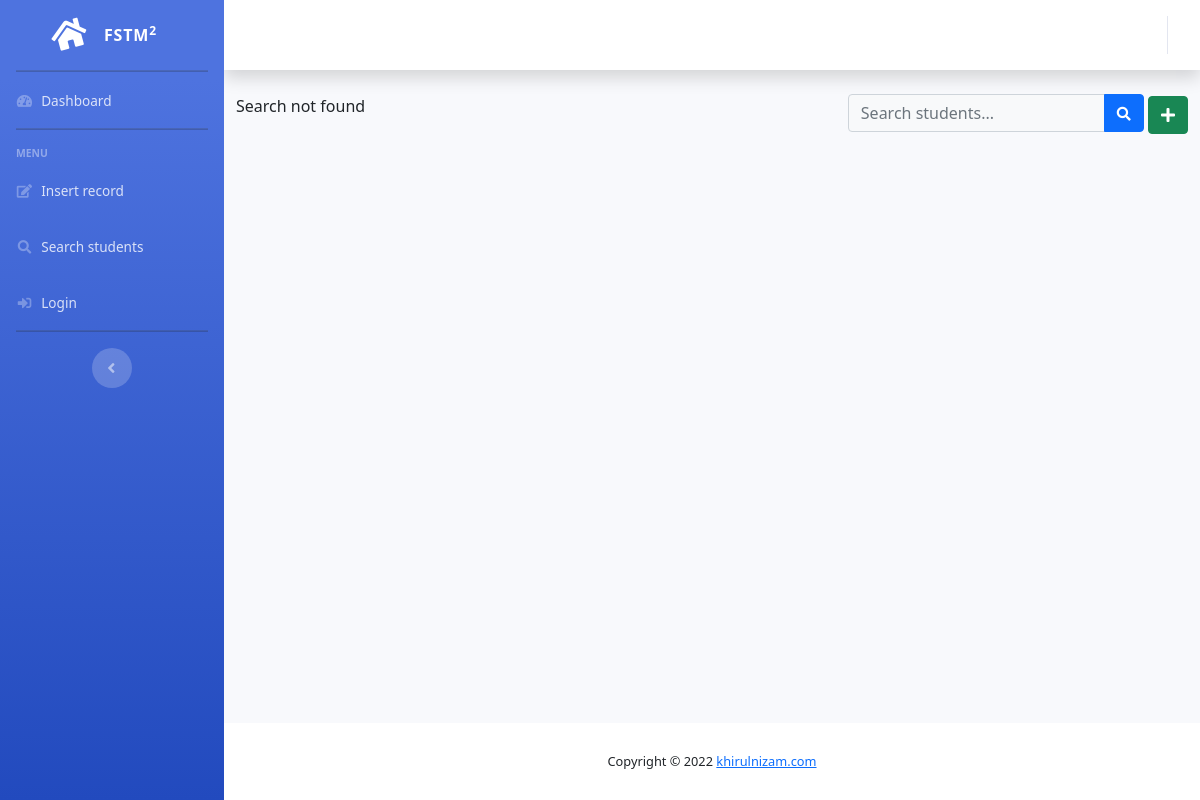
The app's page /search-admin.php, older data.
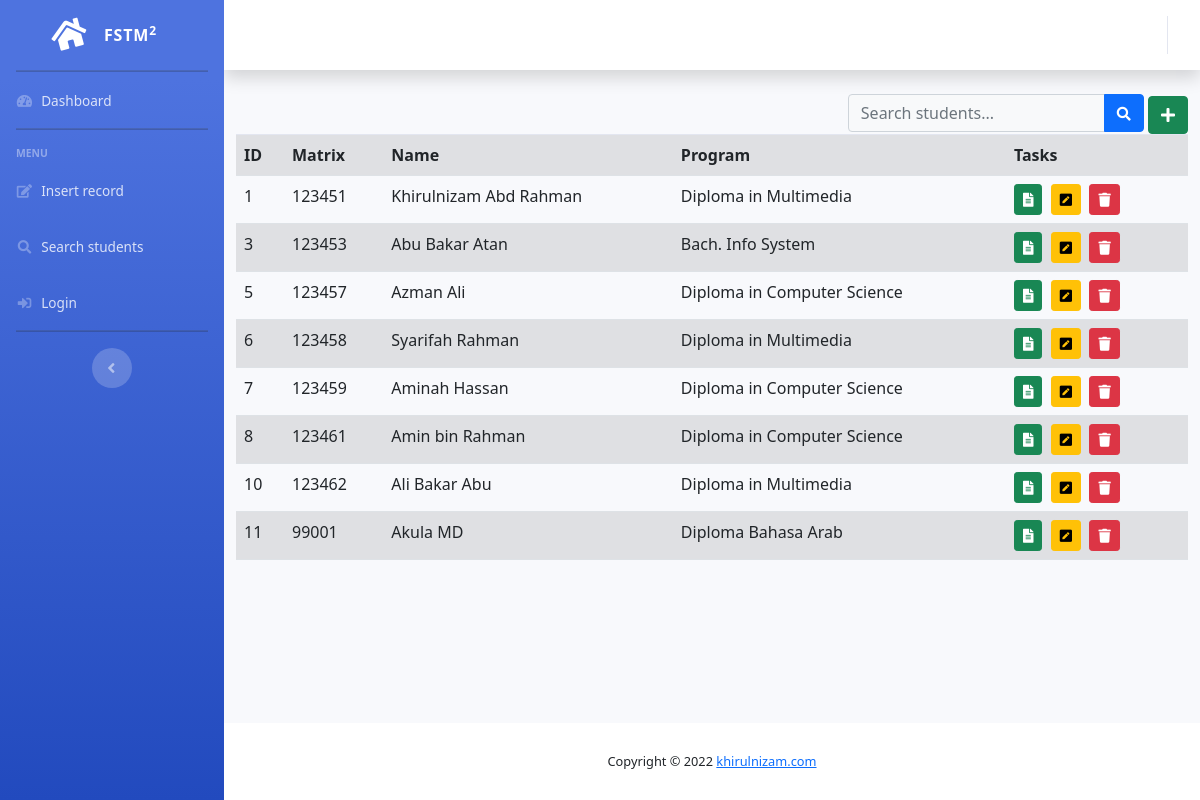
The same page, newer data.
### tables this page shows
CREATE TABLE IF NOT EXISTS `students` (
  `id` int(11) unsigned NOT NULL AUTO_INCREMENT,
  `matrixno` varchar(10) NOT NULL,
  `name` varchar(50) DEFAULT NULL,
  `address` blob,
  `dob` date DEFAULT NULL,
  `programcode` varchar(6) DEFAULT NULL,
  `rshortcourses` varchar(255) DEFAULT NULL,
  `codefaculty` varchar(50) DEFAULT NULL,
  PRIMARY KEY (`matrixno`),
  KEY `id` (`id`)
);

CREATE TABLE IF NOT EXISTS `programs` (
  `id` int(11) NOT NULL AUTO_INCREMENT,
  `programcode` varchar(6) NOT NULL DEFAULT '0',
  `programname` varchar(50) NOT NULL DEFAULT '0',
  `codefaculty` varchar(50) DEFAULT NULL,
  PRIMARY KEY (`id`)
);

### search-admin.php (the view, shortened to what this page needs)
<?php
	include "include/header.template.php";
?>
<div class="float-right">
          <form class="d-none d-sm-inline-block form-inline mr-auto ml-md-3 my-2 my-md-0 mw-100 navbar-search"
          method="get" action="">
            <div class="input-group">
              <input type="text" name="keyword"
              class="form-control bg-light border-1 small" placeholder="Search students..." aria-label="Search" aria-describedby="basic-addon2">
              <div class="input-group-append">
                <button class="btn btn-primary" type="submit">
                  <i class="fas fa-search fa-sm"></i>
                </button>
              </div>
            </div>
          </form>
          <button href="forminsert.php" class="btn btn-success"
          	 title="Add new student">
          	<i class="fas fa-plus"></i>
          </button>
</div>
<?php
include "include/dbconnect.php";
if(isset($_GET['keyword'])){
	$keyword=$_GET['keyword'];
	$sql = "SELECT students.id, matrixno, name, address,
			students.programcode, programname
				FROM students
				INNER JOIN programs
				ON students.programcode = programs.programcode
				WHERE name LIKE '%$keyword%'
				ORDER BY matrixno ASC";
}
else{
	$sql = "SELECT students.id, matrixno, name, address,
		students.programcode, programname
		FROM students
		INNER JOIN programs
		ON students.programcode = programs.programcode
		ORDER BY matrixno ASC";
}
$result = mysqli_query($conn, $sql);
if (mysqli_num_rows($result) > 0) {
    ?>
	<table class="table table-striped">
		<tr>
			<th>ID</th>
			<th>Matrix</th>
			<th>Name</th>
			<th>Program</th>
			<th>Tasks</th>
		</tr>
	<?php
    while($row = mysqli_fetch_assoc($result)) {
    	$id=$row['id'];
    	echo "<tr>";
        echo "<td> $id </td>";
        echo "<td> ".$row['matrixno'] ."</td>";
        echo "<td> ".$row['name'] ."</td>";
        echo "<td> ".$row['programname'] ."</td>";
        echo "<td> ";
        echo "<a href='formshow.php?x=$id' ".
    			"class='btn btn-success btn-sm'>".
    			"<i class='fas fa-file-alt'></i>".
    			"</a> &nbsp;";
        echo "<a href='formupdate.php?x=$id' ".
    			"class='btn btn-warning btn-sm'>".
    			"<i class='fas fa-pen-square'></i>".
    			"</a> &nbsp;";
        echo "<button class='btn btn-danger btn-sm'".
        		"onclick='confirmdelete($id)'>".
    			"<i class='fas fa-trash'></i>".
    			"</button> &nbsp;";
        echo "</td></tr>\n";
    }
    ?>
	</table>
    <?php
}
else {
    echo "Search not found";
}
?>
<?php
	include "include/footer.template.php";
?>

### include/header.template.php (shortened to what this page needs)
<!DOCTYPE html>
<html lang="en">
<head>
  <link href="vendor/fontawesome-free/css/all.min.css" rel="stylesheet" type="text/css">
  <link href="css/sb-admin-2.min.css" rel="stylesheet">
  <link rel="stylesheet" href="https://cdn.jsdelivr.net/npm/bootstrap@5.1.1/dist/css/bootstrap.min.css">
  <link href="https://cdn.jsdelivr.net/gh/kartik-v/bootstrap-star-rating@4.1.1/css/star-rating.min.css" media="all" rel="stylesheet" type="text/css" />
  <link href="https://cdn.jsdelivr.net/gh/kartik-v/bootstrap-star-rating@4.1.1/themes/krajee-svg/theme.css" media="all" rel="stylesheet" type="text/css" />
</head>
<body id="page-top">
  <div id="wrapper">
    <ul class="navbar-nav bg-gradient-primary sidebar sidebar-dark accordion" id="accordionSidebar">
      <a class="sidebar-brand d-flex align-items-center justify-content-center" href="index.html">
        <div class="sidebar-brand-icon rotate-n-15">
          <i class="fas fa-home"></i>
        </div>
        <div class="sidebar-brand-text mx-3">FSTM<sup>2</sup></div>
      </a>
      <hr class="sidebar-divider my-0">
      <li class="nav-item">
        <a class="nav-link" href="index.php">
          <i class="fas fa-fw fa-tachometer-alt"></i>
          <span>Dashboard</span></a>
      </li>
      <hr class="sidebar-divider">
      <div class="sidebar-heading">
        Menu
      </div>
      <li class="nav-item">
        <a class="nav-link" href="forminsert.php">
          <i class="fas fa-fw fa-edit"></i>
          <span>Insert record</span></a>
      </li>
      <li class="nav-item">
        <a class="nav-link" href="search-admin.php">
          <i class="fas fa-fw fa-search"></i>
          <span>Search students</span></a>
      </li>
      <li class="nav-item">
        <?php if(isset($_SESSION['email'])){
          echo "<a class='nav-link' href='logout.php'>
          <i class='fas fa-fw fa-sign-out-alt'></i>
          <span>Logout</span></a>";
        }
        else{
          echo "<a class='nav-link' href='login.php'>
          <i class='fas fa-fw fa-sign-in-alt'></i>
          <span>Login</span></a>";
        }?>
      </li>
      <hr class="sidebar-divider d-none d-md-block">
      <div class="text-center d-none d-md-inline">
        <button class="rounded-circle border-0" id="sidebarToggle"></button>
      </div>
    </ul>
    <div id="content-wrapper" class="d-flex flex-column">
      <div id="content">
        <nav class="navbar navbar-expand navbar-light bg-white topbar mb-4 static-top shadow">
          <ul class="navbar-nav ml-auto">
          </ul>
        </nav>
        <div class="container-fluid">

### include/footer.template.php (shortened to what this page needs)
        </div>
      </div>
      <footer class="sticky-footer bg-white">
        <div class="container my-auto">
          <div class="copyright text-center my-auto">
            <span>Copyright &copy; <?php echo date ("Y");?>
              <a href="http://khirulnizam.com">khirulnizam.com</a>
            </span>
          </div>
        </div>
      </footer>
    </div>
  </div>
</body>
</html>

Row changes from the older to the newer data that the page shows:
added students: id "1", matrixno "123451", name "Khirulnizam Abd Rahman", programs.programname "Diploma in Multimedia"
added students: id "3", matrixno "123453", name "Abu Bakar Atan", programs.programname "Bach. Info System"
added students: id "5", matrixno "123457", name "Azman Ali", programs.programname "Diploma in Computer Science"
added students: id "6", matrixno "123458", name "Syarifah Rahman", programs.programname "Diploma in Multimedia"
added students: id "7", matrixno "123459", name "Aminah Hassan", programs.programname "Diploma in Computer Science"
added students: id "8", matrixno "123461", name "Amin bin Rahman", programs.programname "Diploma in Computer Science"
added students: id "10", matrixno "123462", name "Ali Bakar Abu", programs.programname "Diploma in Multimedia"
added students: id "11", matrixno "99001", name "Akula MD", programs.programname "Diploma Bahasa Arab"
Text that changed along with them:
text no longer shown: "Search not found"
text now shown: "ID Matrix Name Program Tasks"
